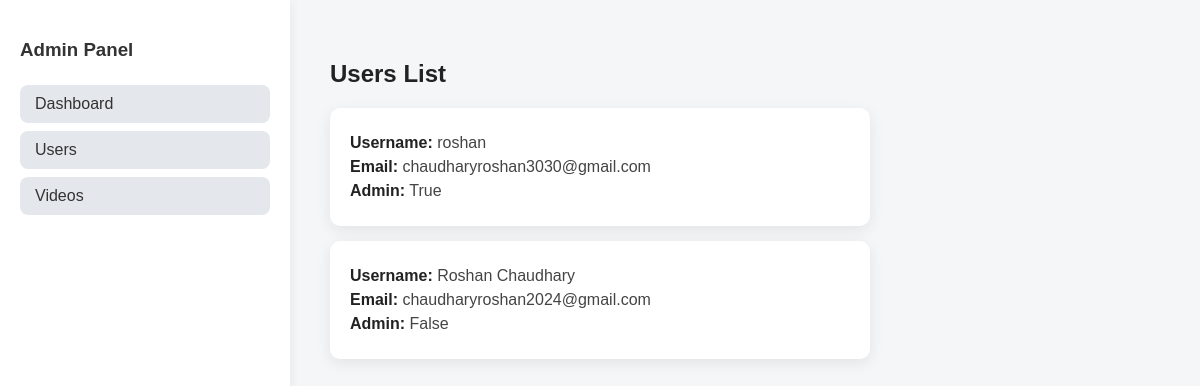
Before: /admin/users with the older database file.
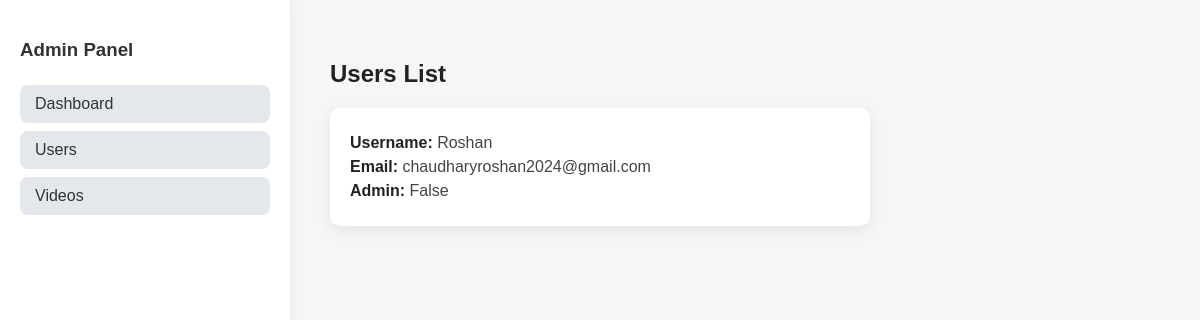
After: the same page with the newer database file.
### models/user_model.py (models this page shows)
class User(Base):
    __tablename__ = "users"
    id = Column(UUID(as_uuid=True), primary_key=True, default=uuid.uuid4, index=True)
    username = Column(String, unique=True, index=True)
    email = Column(String, unique=True, index=True)
    guardianEmail = Column(String, unique=True, index=True)
    guardianPhone = Column(String(15), unique=True, index=True)
    is_verified = Column(Boolean, index=True)
    verification_otp = Column(String(6))
    hashed_password = Column(String)
    is_admin = Column(Boolean, default=False, index=True)
    routines = relationship("Routine", back_populates="user")
    moods = relationship("Mood", back_populates="user")
    conversations = relationship("Conversation", secondary=conversation_users, back_populates="users")
    messages_sent = relationship("Message", back_populates="sender")

### controllers/admin_controller.py (the view)
@router.get("/users", response_class=HTMLResponse)
async def admin_users(request: Request, db: Session = Depends(get_db)):
    users = db.query(User).all()  # Fetch users from DB
    return templates.TemplateResponse("admin_users.html", {"request": request, "users": users})

### templates/admin_users.html (shortened to what this page needs)
<!DOCTYPE html>
<html>
<head>
</head>
<body>
<div class="sidebar">
    <h3>Admin Panel</h3>
    <a href="/admin/dashboard">Dashboard</a>
    <a href="/admin/users">Users</a>
    <a href="/admin/videos">Videos</a>
</div>
<div class="content">
    <h2>Users List</h2>
    {% for user in users %}
    <div class="user-card">
        <p><span>Username:</span> {{ user.username }}</p>
        <p><span>Email:</span> {{ user.email }}</p>
        <p><span>Admin:</span> {{ user.is_admin }}</p>
    </div>
    {% endfor %}
</div>
</body>
</html>

### templates/admin_users.html (style rules this page uses)
body { display: flex; font-family: Arial, sans-serif; margin: 0; background-color: #f4f6f8; }
.sidebar { width: 250px; height: 100vh; background-color: #ffffff; padding: 20px; box-shadow: 2px 0 10px rgba(0, 0, 0, 0.05); }
.sidebar h3 { margin-bottom: 1.5rem; color: #333; }
.sidebar a { display: block; padding: 10px 15px; margin: 8px 0; text-decoration: none; color: #333; background-color: #e4e7eb; border-radius: 8px; transition: background-color 0.2s; }
.content { flex-grow: 1; padding: 40px; }
.content h2 { margin-bottom: 20px; color: #222; }
.user-card { background-color: white; padding: 20px; border-radius: 10px; box-shadow: 0 4px 15px rgba(0, 0, 0, 0.08); margin-bottom: 15px; max-width: 500px; }
.user-card p { margin: 6px 0; color: #444; }
.user-card span { font-weight: bold; color: #222; }

Changed rows visible on the page:
removed User: username "roshan", email "chaudharyroshan3030@gmail.com", is_admin "True"
removed User: username "Roshan Chaudhary", email "chaudharyroshan2024@gmail.com", is_admin "False"
added User: username "Roshan", email "chaudharyroshan2024@gmail.com", is_admin "False"
